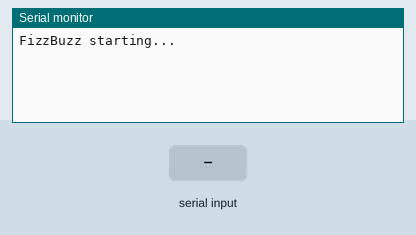
Recording of a sketch running on a simulated ESP32. Parts: the last lines printed to the serial monitor. The inputs (shaded band) are chosen by the test bench.

Above: at 1.2 s.
1.3 s: "1\n" received over Serial
At 2.5 s:
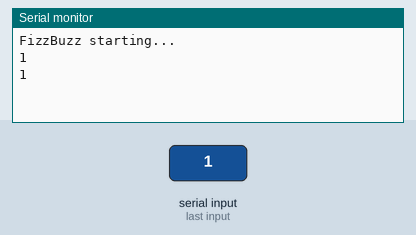
2.8 s: "0\n" received over Serial
At 3.7 s:
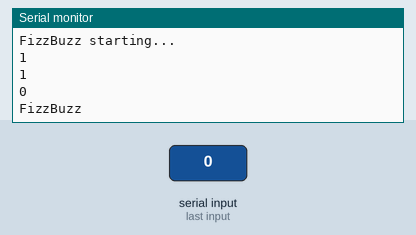
4.3 s: "2\n" received over Serial
At 4.9 s:
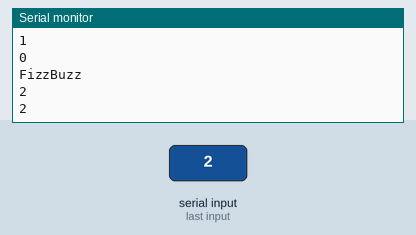
Timing chart, 0 to 7.3 s (numbered marks = the images above; inputs shaded):
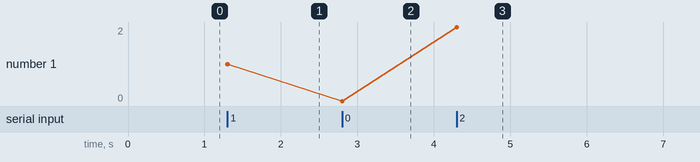

The sketch:

fizzbuzz.ino
```cpp
#include "math.h"

#define MAX_CHAR 5
#define ASCII_0 48
#define ASCII_9 57

char serial_input[MAX_CHAR];
int char_position;
bool string_ready;

void reset_input() {
    memset(serial_input, 0, sizeof(serial_input));
    char_position = 0;
    string_ready = false;
}

void setup() {
    reset_input();
    Serial.begin(9600);
    Serial.print("FizzBuzz starting...\n");
}

void loop() {
    if (string_ready) {
        int input_number = 0;
        // Convert the string to an integer
        for (int i = 0; i < char_position; i++) {
            char c = serial_input[i];
            if (c < ASCII_0 || c > ASCII_9) {
                // Character is invalid
                Serial.print("Invalid input\n");
                reset_input();
                return;
            }

            // Convert using powers of 10
            input_number += (int) (c - ASCII_0) * pow(10, char_position-1-i);
        }

        // Do the FizzBuzz
        if (input_number % 3 == 0 && input_number % 5 == 0) {
            Serial.print("FizzBuzz\n");
        } else if (input_number % 3 == 0) {
            Serial.print("Fizz\n");
        } else if (input_number % 5 == 0) {
            Serial.print("Buzz\n");
        } else {
            Serial.printf("%d\n", input_number);
        }

        // Reset
        reset_input();
    }
}

void serialEvent() {
    while (Serial.available()) {
        char new_char = (char)Serial.read();
        Serial.print(new_char);

        if (new_char == '\r' || new_char == '\n') {
            if (char_position > 0) {
                // Process the string
                string_ready = true;
                break;
            }
        } else {
            // Append and increment
            serial_input[char_position++] = new_char;
            if (char_position >= MAX_CHAR) {
                // Reached the maximum limit, print a newline and process
                Serial.print('\n');
                string_ready = true;
                break;
            }
        }
    }
}
```

Measured:
- after the input at 1.3 s, the serial monitor: prints a new line at once (image 1)
- after the input at 2.8 s, the serial monitor: prints a new line at once (image 2)
- after the input at 4.3 s, the serial monitor: prints a new line at once (image 3)
- plotted number 1: 1 → 0 after the input at 2.8 s, 0 → 2 after the input at 4.3 s
